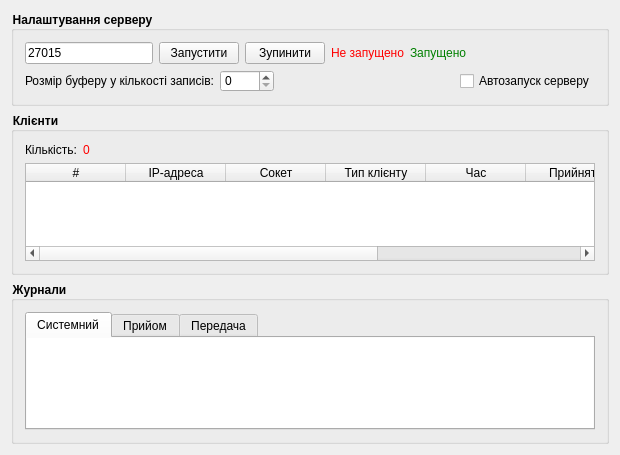
<?xml version="1.0" encoding="UTF-8"?>
<ui version="4.0">
 <class>ServerWindow</class>
 <widget class="QWidget" name="ServerWindow">
  <property name="geometry">
   <rect>
    <x>0</x>
    <y>0</y>
    <width>620</width>
    <height>455</height>
   </rect>
  </property>
  <property name="windowTitle">
   <string>Сервер</string>
  </property>
  <layout class="QVBoxLayout" name="verticalLayout_3" stretch="0,1,1">
   <item>
    <widget class="QGroupBox" name="groupBox">
     <property name="styleSheet">
      <string notr="true">QGroupBox {
	font-weight: bold;
}</string>
     </property>
     <property name="title">
      <string>Налаштування серверу</string>
     </property>
     <layout class="QVBoxLayout" name="verticalLayout_7">
      <item>
       <layout class="QHBoxLayout" name="horizontalLayout">
        <item>
         <widget class="QLineEdit" name="portInput">
          <property name="text">
           <string>27015</string>
          </property>
          <property name="maxLength">
           <number>32767</number>
          </property>
          <property name="placeholderText">
           <string>Порт</string>
          </property>
         </widget>
        </item>
        <item>
         <widget class="QPushButton" name="startButton">
          <property name="enabled">
           <bool>true</bool>
          </property>
          <property name="text">
           <string>Запустити</string>
          </property>
         </widget>
        </item>
        <item>
         <widget class="QPushButton" name="stopButton">
          <property name="text">
           <string>Зупинити</string>
          </property>
         </widget>
        </item>
        <item>
         <widget class="QLabel" name="stoppedLabel">
          <property name="styleSheet">
           <string notr="true">QLabel {
	color: red;
}</string>
          </property>
          <property name="text">
           <string>Не запущено</string>
          </property>
         </widget>
        </item>
        <item>
         <widget class="QLabel" name="startedLabel">
          <property name="styleSheet">
           <string notr="true">QLabel {
	color: green;
}</string>
          </property>
          <property name="text">
           <string>Запущено</string>
          </property>
         </widget>
        </item>
        <item>
         <spacer name="horizontalSpacer">
          <property name="orientation">
           <enum>Qt::Horizontal</enum>
          </property>
          <property name="sizeHint" stdset="0">
           <size>
            <width>40</width>
            <height>20</height>
           </size>
          </property>
         </spacer>
        </item>
       </layout>
      </item>
      <item>
       <layout class="QHBoxLayout" name="horizontalLayout_2" stretch="0,0,1,0">
        <item>
         <widget class="QLabel" name="label">
          <property name="text">
           <string>Розмір буферу у кількості записів:</string>
          </property>
         </widget>
        </item>
        <item>
         <widget class="QSpinBox" name="bufferSize">
          <property name="maximum">
           <number>1000</number>
          </property>
         </widget>
        </item>
        <item>
         <spacer name="horizontalSpacer_2">
          <property name="orientation">
           <enum>Qt::Horizontal</enum>
          </property>
          <property name="sizeHint" stdset="0">
           <size>
            <width>40</width>
            <height>20</height>
           </size>
          </property>
         </spacer>
        </item>
        <item>
         <widget class="QCheckBox" name="autostart">
          <property name="text">
           <string>Автозапуск серверу</string>
          </property>
         </widget>
        </item>
       </layout>
      </item>
     </layout>
    </widget>
   </item>
   <item>
    <widget class="QGroupBox" name="groupBox_2">
     <property name="styleSheet">
      <string notr="true">QGroupBox {
	font-weight: bold;
}</string>
     </property>
     <property name="title">
      <string>Клієнти</string>
     </property>
     <layout class="QVBoxLayout" name="verticalLayout">
      <item>
       <layout class="QFormLayout" name="formLayout">
        <item row="0" column="0">
         <widget class="QLabel" name="label_2">
          <property name="text">
           <string>Кількість:</string>
          </property>
         </widget>
        </item>
        <item row="0" column="1">
         <widget class="QLabel" name="clientCount">
          <property name="styleSheet">
           <string notr="true">color: red;</string>
          </property>
          <property name="text">
           <string>0</string>
          </property>
         </widget>
        </item>
       </layout>
      </item>
      <item>
       <widget class="QTableWidget" name="clientsTable">
        <property name="columnCount">
         <number>8</number>
        </property>
        <attribute name="verticalHeaderVisible">
         <bool>false</bool>
        </attribute>
        <column>
         <property name="text">
          <string>#</string>
         </property>
        </column>
        <column>
         <property name="text">
          <string>IP-адреса</string>
         </property>
        </column>
        <column>
         <property name="text">
          <string>Сокет</string>
         </property>
        </column>
        <column>
         <property name="text">
          <string>Тип клієнту</string>
         </property>
        </column>
        <column>
         <property name="text">
          <string>Час</string>
         </property>
        </column>
        <column>
         <property name="text">
          <string>Прийнято</string>
         </property>
        </column>
        <column>
         <property name="text">
          <string>Записано</string>
         </property>
        </column>
        <column>
         <property name="text">
          <string>Передано</string>
         </property>
        </column>
       </widget>
      </item>
     </layout>
    </widget>
   </item>
   <item>
    <widget class="QGroupBox" name="groupBox_3">
     <property name="styleSheet">
      <string notr="true">QGroupBox {
	font-weight: bold;
}</string>
     </property>
     <property name="title">
      <string>Журнали</string>
     </property>
     <layout class="QVBoxLayout" name="verticalLayout_2">
      <item>
       <widget class="QTabWidget" name="tabWidget">
        <property name="currentIndex">
         <number>0</number>
        </property>
        <widget class="QWidget" name="tab">
         <attribute name="title">
          <string>Системний</string>
         </attribute>
         <layout class="QVBoxLayout" name="verticalLayout_4">
          <property name="leftMargin">
           <number>0</number>
          </property>
          <property name="topMargin">
           <number>0</number>
          </property>
          <property name="rightMargin">
           <number>0</number>
          </property>
          <property name="bottomMargin">
           <number>0</number>
          </property>
          <item>
           <widget class="QPlainTextEdit" name="systemLog">
            <property name="whatsThis">
             <string>system</string>
            </property>
            <property name="frameShape">
             <enum>QFrame::NoFrame</enum>
            </property>
           </widget>
          </item>
         </layout>
        </widget>
        <widget class="QWidget" name="tab_2">
         <attribute name="title">
          <string>Прийом</string>
         </attribute>
         <layout class="QVBoxLayout" name="verticalLayout_5">
          <property name="leftMargin">
           <number>0</number>
          </property>
          <property name="topMargin">
           <number>0</number>
          </property>
          <property name="rightMargin">
           <number>0</number>
          </property>
          <property name="bottomMargin">
           <number>0</number>
          </property>
          <item>
           <widget class="QPlainTextEdit" name="recieveLog">
            <property name="whatsThis">
             <string>recieve</string>
            </property>
            <property name="frameShape">
             <enum>QFrame::NoFrame</enum>
            </property>
           </widget>
          </item>
         </layout>
        </widget>
        <widget class="QWidget" name="tab_3">
         <attribute name="title">
          <string>Передача</string>
         </attribute>
         <layout class="QVBoxLayout" name="verticalLayout_6">
          <property name="leftMargin">
           <number>0</number>
          </property>
          <property name="topMargin">
           <number>0</number>
          </property>
          <property name="rightMargin">
           <number>0</number>
          </property>
          <property name="bottomMargin">
           <number>0</number>
          </property>
          <item>
           <widget class="QPlainTextEdit" name="sendLog">
            <property name="whatsThis">
             <string>send</string>
            </property>
            <property name="frameShape">
             <enum>QFrame::NoFrame</enum>
            </property>
           </widget>
          </item>
         </layout>
        </widget>
       </widget>
      </item>
     </layout>
    </widget>
   </item>
  </layout>
 </widget>
 <layoutdefault spacing="6" margin="11"/>
 <resources/>
 <connections/>
</ui>
